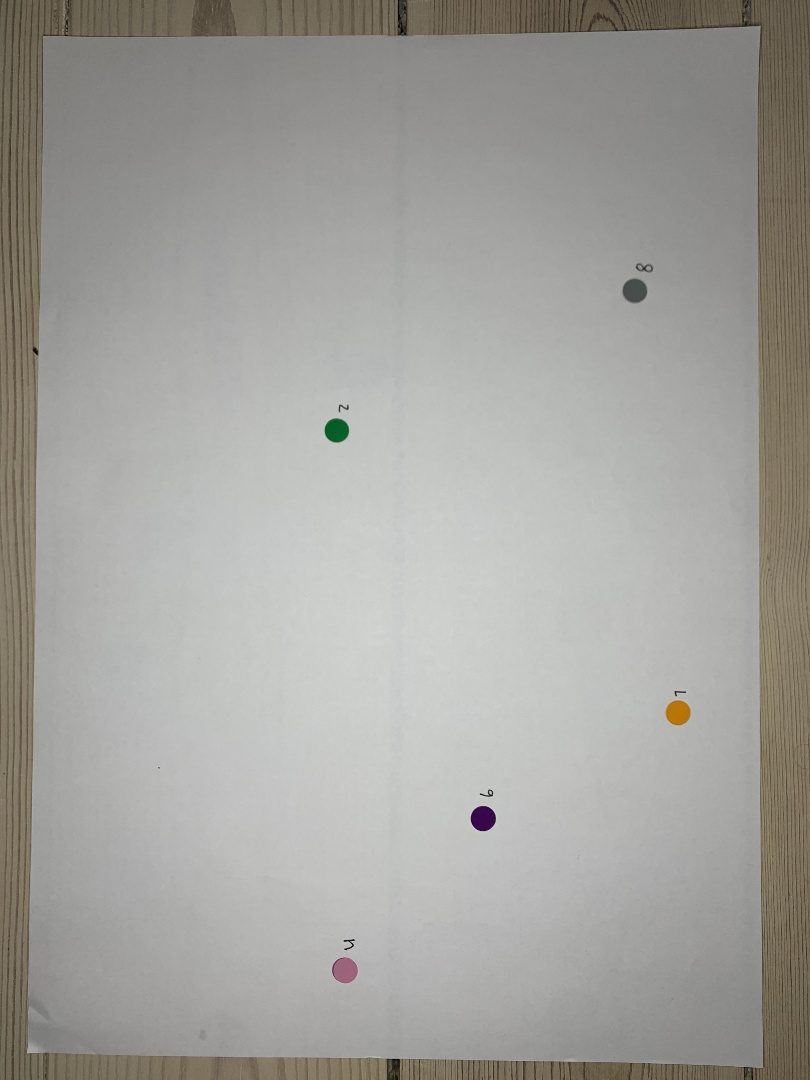
#> input picture experiment_analysis/dtu_round_1_images_scanned/scanned_image_no0.jpg, 810 x 1080 px
$ python -i digit_classification.py   (imports and definitions only)
#> lines starting #> are read from the running program, lines starting #| are printed output that depends on the picture; after the words box and inside, x2 and y2 are one past the last pixel; in counts of white or black regions, pixels touching at a corner belong together
#> further down, picture is the input picture: shape (1080, 810, 3); mean B, G, R 156.7, 161.3, 162.5
import matplotlib.pyplot as plt
import cv2
from sklearn import datasets

# NOTE: it's a work in progress

class DigitClassifier:
    def __init__(self):
        pass

    def detect_and_classify_digits(self, image):
        # Convert the image to grayscale
        gray = cv2.cvtColor(image, cv2.COLOR_BGR2GRAY)
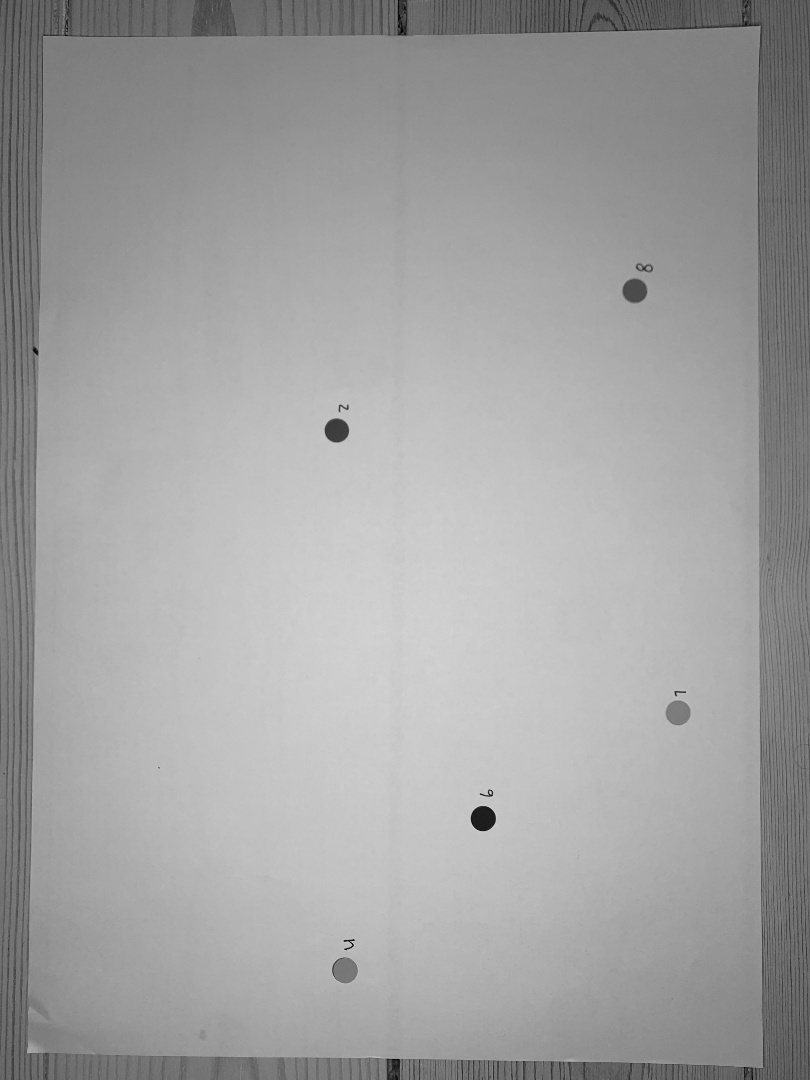
#> gray: shape (1080, 810); min 3, max 215, mean 161.2

        # Apply thresholding to get a binary image
        _, threshold = cv2.threshold(gray, 0, 255, cv2.THRESH_BINARY + cv2.THRESH_OTSU)
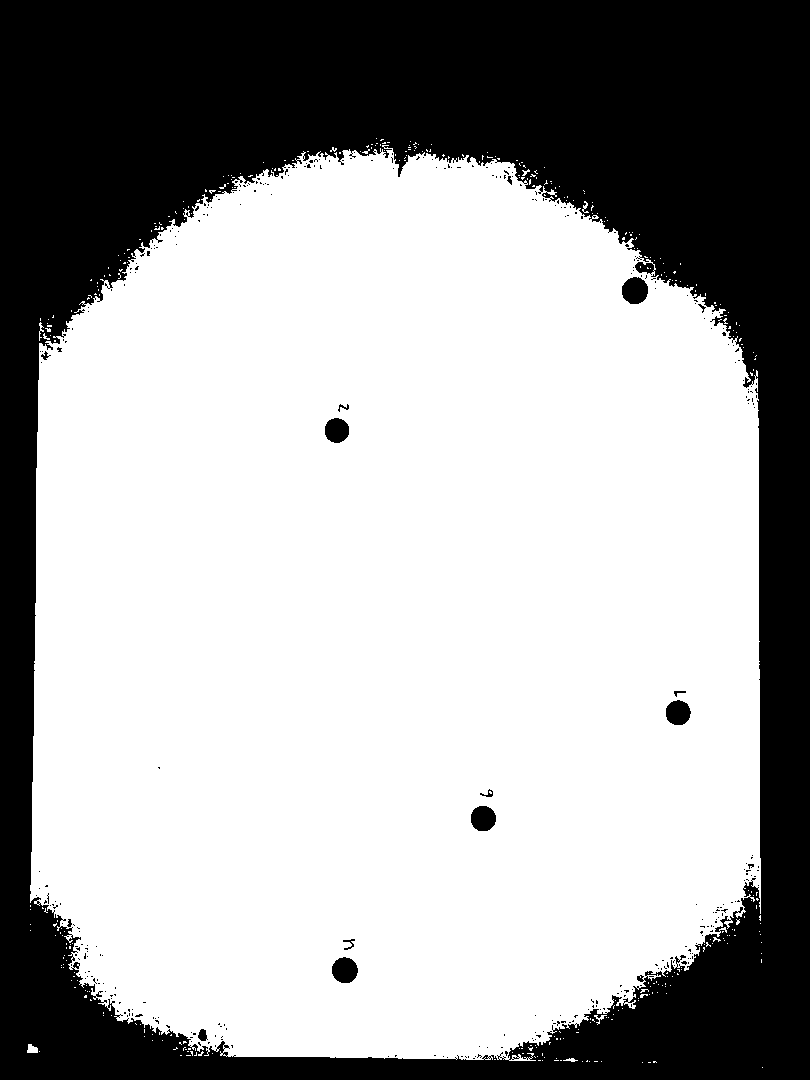
#> threshold: shape (1080, 810); 65.6% white; 343 black regions (328 under 20 px)

        # Find the contours of the digits
        contours, _ = cv2.findContours(threshold, cv2.RETR_EXTERNAL, cv2.CHAIN_APPROX_SIMPLE)
#> contours = 361 contours, 359 with area under 20; largest, box (x1, y1, x2, y2) and area: (30, 145, 761, 1061) 574397, (27, 1044, 38, 1053) 59

        # Placeholder to store the digits
        digits = []

        # Placeholder to store the labels
        labels = []

        # For each contour
        # for contour in contours:
        #     # Get the rectangle bounding the contour
        #     (x, y, w, h) = cv2.boundingRect(contour)

        #     # Only consider contours that are big enough
        #     if w >= 15 and h >= 30:
        #         # Crop the digit out of the thresholded image
        #         digit = threshold[y : y + h, x : x + w]

        #         # Flatten digit to get a 2-dimensional array
        #         digit = digit.flatten()

        #         # Add the digit to the digits array
        #         digits.append(digit)

        #         # Add a label for the digit (this will be used later for training the classifier)
        #         labels.append(0)

        # # train the classifier
        # classifier = svm.SVC(kernel='linear', C=1)
        # print(digits)
        # classifier.fit(digits, labels)
        # # Get predictions
        # predictions = classifier.predict(digits)

        # # get accuracy score
        # accuracy = accuracy_score(labels, predictions)

        # print(f'Accuracy of the classifier : {accuracy*100} %')
        digits = datasets.load_digits()

        _, axes = plt.subplots(nrows=1, ncols=4, figsize=(10, 3))
        for ax, image, label in zip(axes, digits.images, digits.target):
            ax.set_axis_off()
            ax.imshow(image, cmap=plt.cm.gray_r, interpolation="nearest")
            ax.set_title("Training: %i" % label)

>>> import cv2
>>> picture = cv2.imread('../dtu_round_1_images_scanned/scanned_image_no0.jpg')
>>> result = DigitClassifier().detect_and_classify_digits(picture)
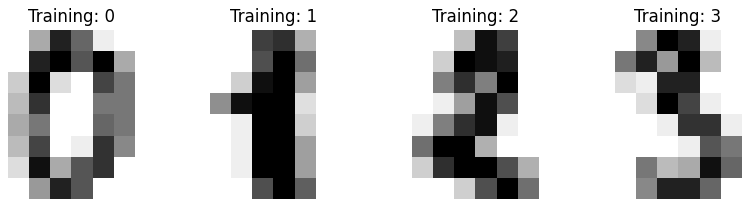
#> figure drawn by matplotlib, 4 panels

$ run again, on experiment_analysis/dtu_round_1_images_scanned/scanned_image_no1.jpg
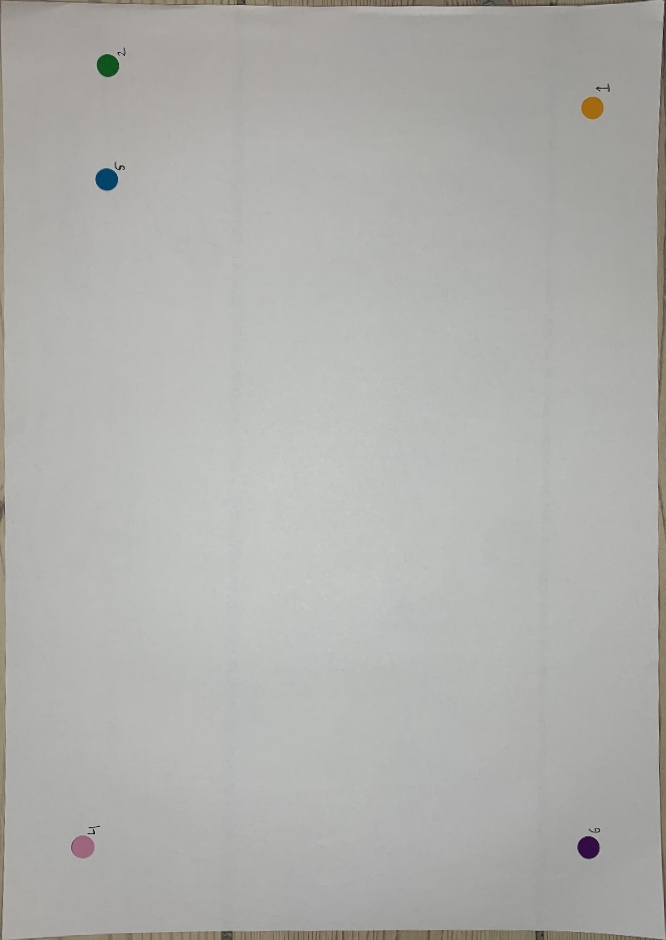
#> input picture experiment_analysis/dtu_round_1_images_scanned/scanned_image_no1.jpg, 666 x 940 px
#> picture is the input picture: shape (940, 666, 3); mean B, G, R 172.4, 175.6, 175.6
#> in detect_and_classify_digits, `_, threshold = cv2.threshold(gray, 0, 255, cv2.THRESH_BINARY + cv2.THR..`:
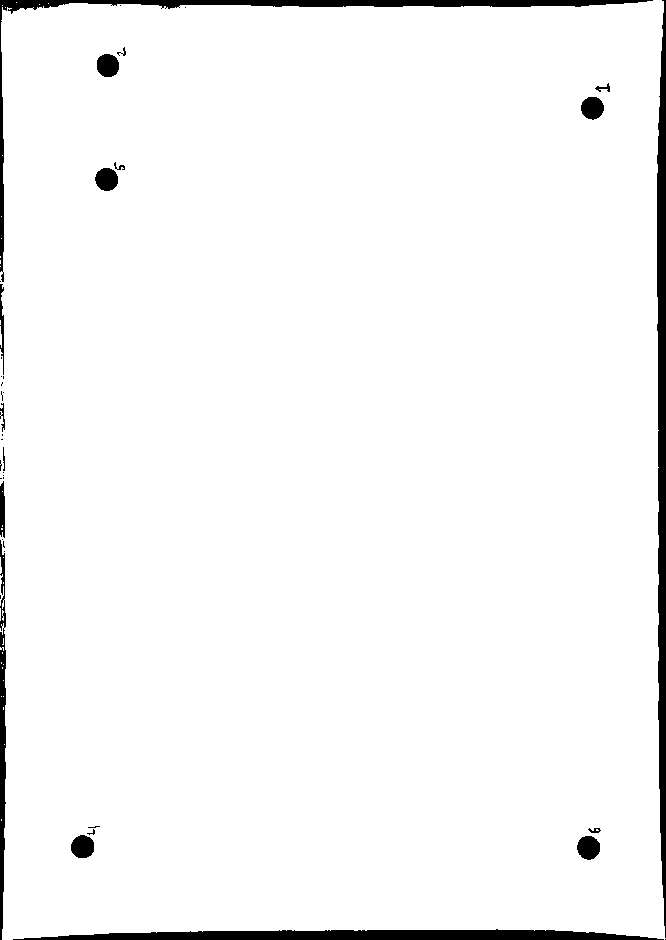
#> threshold: shape (940, 666); 96.7% white; 40 black regions (23 under 20 px)
#> contours = 35 contours, 34 with area under 20; largest, box (x1, y1, x2, y2) and area: (0, 0, 666, 940) 605716

$ run again, on experiment_analysis/dtu_round_1_images_scanned/scanned_image_no11.jpg
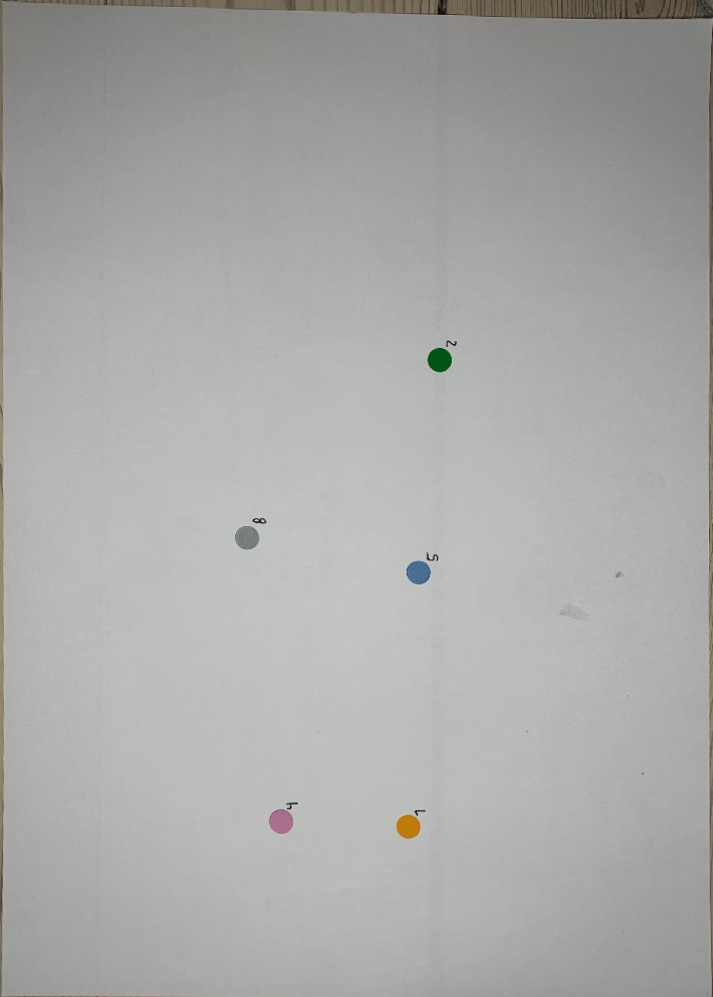
#> input picture experiment_analysis/dtu_round_1_images_scanned/scanned_image_no11.jpg, 713 x 997 px
#> picture is the input picture: shape (997, 713, 3); mean B, G, R 167.8, 170.1, 169.7
#> in detect_and_classify_digits, `_, threshold = cv2.threshold(gray, 0, 255, cv2.THRESH_BINARY + cv2.THR..`:
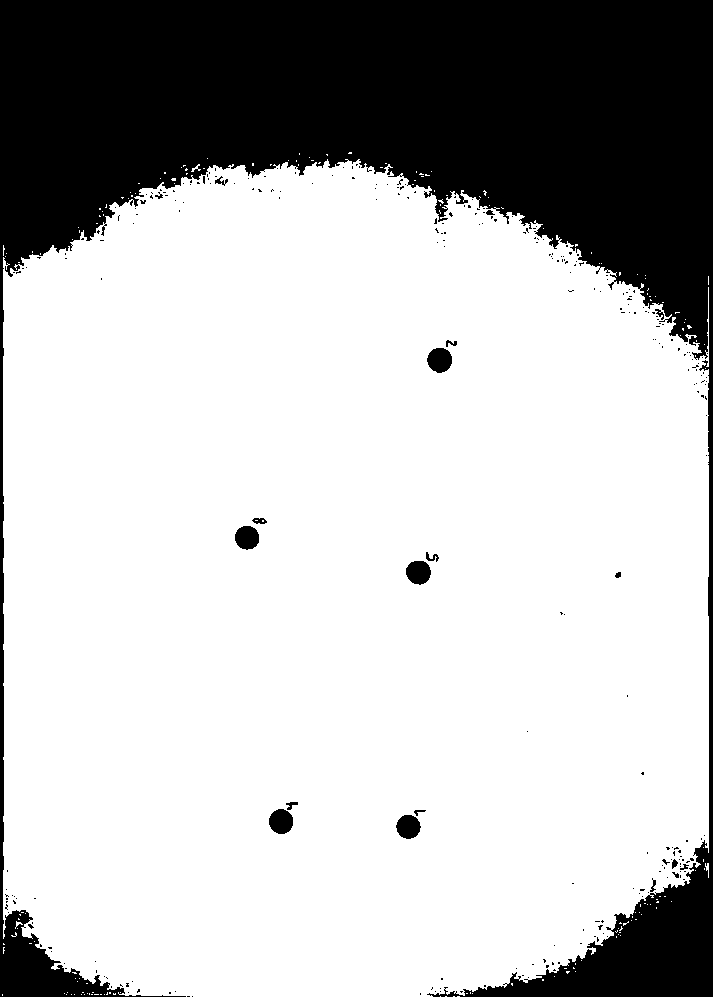
#> threshold: shape (997, 713); 74.1% white; 287 black regions (267 under 20 px)
#> contours = 171 contours, 170 with area under 20; largest, box (x1, y1, x2, y2) and area: (3, 159, 709, 997) 527932
